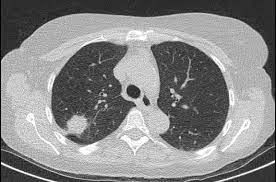
//> input picture Parallelprocessing_GaussianBlurOnCTScan/Parallelprocessing_GaussianBlurOnCTScan/Resources/Image/image.JPG, 276 x 182 px
$ ./Source   (built with g++ and OpenCV 4)
//> lines starting //> are read from the running program, lines starting //| are printed output that depends on the picture
#include <opencv2/imgcodecs/imgcodecs.hpp>
#include <opencv2/highgui.hpp>
#include <opencv2/imgproc.hpp>
#include <opencv2/opencv.hpp>
#include <opencv2/core.hpp>
#include <iostream>
#include <stdlib.h>
#include <stdio.h>
#include <chrono>
#include <omp.h>

//----Multithreading includes----
// The thread library is implemented on top of pthreads in an environment supporting pthreads.
#include <thread>

using namespace cv;
using namespace std;

void displayResult(Mat image) {
    //Define names of the windows
    String window_name = "Lung CT Scan Blurred with various technique";

    // Create windows with above names
    namedWindow(window_name);

    // Show our images inside the created windows.
    imshow(window_name, image);

    waitKey(0); // Wait for any keystroke in the window
    destroyAllWindows(); // Destroy all opened windows
}

Mat sequentialProgram(Mat ori) {
    // Image Ori
    Mat img_ori = ori;

    // Image 1 Bluring
    Mat img1_blurred;
    GaussianBlur(ori, img1_blurred, Size(3, 3), 0);

    // Image 2 Bluring
    Mat img2_blurred;
    GaussianBlur(ori, img2_blurred, Size(7, 7), 0);
    //medianBlur(ori, img2_blurred, 5);

    // Image 3 Bluring
    Mat img3_blurred;
    GaussianBlur(ori, img3_blurred, Size(9, 9), 0);
    //blur(ori, img3_blurred, Size(3, 3), Point(3, 3), BORDER_DEFAULT);

    // Get image size and combine into new image
    Size sz1 = img_ori.size();
    Size sz2 = img1_blurred.size();
    Size sz3 = img2_blurred.size();
    Size sz4 = img3_blurred.size();
    Mat image((sz1.height + sz3.height), (sz1.width + sz2.width), CV_8UC3);
    Mat topleft(image, Rect(0, 0, sz1.width, sz1.height)); // x, y, width, height
    img_ori.copyTo(topleft);
    Mat topright(image, Rect(sz1.width, 0, sz2.width, sz2.height));
    img1_blurred.copyTo(topright);
    Mat bottomleft(image, Rect(0, sz1.height, sz3.width, sz3.height));
    img2_blurred.copyTo(bottomleft);
    Mat botoomright(image, Rect(sz1.width, sz1.height, sz4.width, sz4.height));
    img3_blurred.copyTo(botoomright);

    return image;
}

// [126 lines left out: functions pthreadSubtask1, pthreadSubtask2, pthreadSubtask3, pthreadSubtask4, pthreadProgram, evaluateProgram and 1 more, not called in this run]

int main(int argc, char** argv)
{
    string path = "Resources/Image/image.JPG";

    // Read the image file
    Mat ori = imread(path);
//> ori is the input picture: 182 rows x 276 cols, CV_8UC3; min 0, max 255, mean 135.1
    Mat result;

    // Check for failure
    if (ori.empty())
    {
        cout << "Could not open or find the image." << endl;
        return -1;
    }

    int choice;
    bool exitFlag = false;
    while (exitFlag != true) {
        system("CLS");
        printf("=============================================\n");
        printf("|       Image Bluring Processing Menu       |\n");
        printf("=============================================\n");
        printf("| 1     | Sequencial image bluring program  |\n");
        printf("| 2     | Parallel image bluring program    |\n");
        printf("| 3     | Evaluate both program             |\n");
        printf("| Else. | Exit the program                  |\n");
        printf("=============================================\n");

        cout << "I wish to...(Input your choice)" << endl;
        cin >> choice;
//> the answer given: 1

        if (choice == 1) {
            result = sequentialProgram(ori);
//> in sequentialProgram, `GaussianBlur(ori, img1_blurred, Size(3, 3), 0);`:
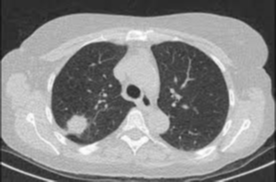
//> img1_blurred: 182 rows x 276 cols, CV_8UC3; min 22, max 254, mean 135.3
//> in sequentialProgram, `GaussianBlur(ori, img2_blurred, Size(7, 7), 0);`:
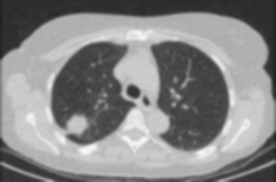
//> img2_blurred: 182 rows x 276 cols, CV_8UC3; min 33, max 249, mean 135.3
//> in sequentialProgram, `img_ori.copyTo(topleft);`:
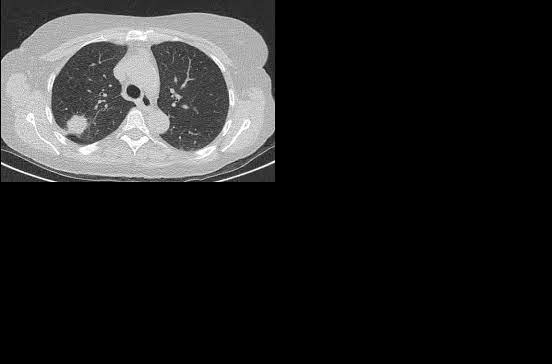
//> image: 364 rows x 552 cols, CV_8UC3; min 0, max 255, mean 33.8
//> in sequentialProgram, `Mat topright(image, Rect(sz1.width, 0, sz2.width, sz2.height));`: topright: 182 rows x 276 cols, CV_8UC3; every value is 0
//> in sequentialProgram, `img1_blurred.copyTo(topright);`:
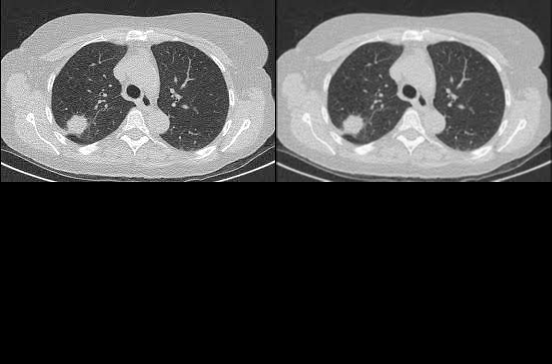
//> image: 364 rows x 552 cols, CV_8UC3; min 0, max 255, mean 67.6
//> in sequentialProgram, `img2_blurred.copyTo(bottomleft);`:
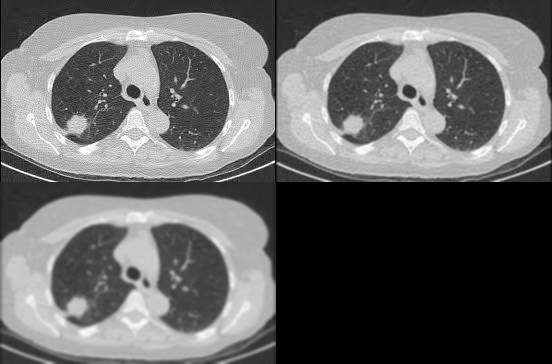
//> image: 364 rows x 552 cols, CV_8UC3; min 0, max 255, mean 101.4
//> in sequentialProgram, `img3_blurred.copyTo(botoomright);`:
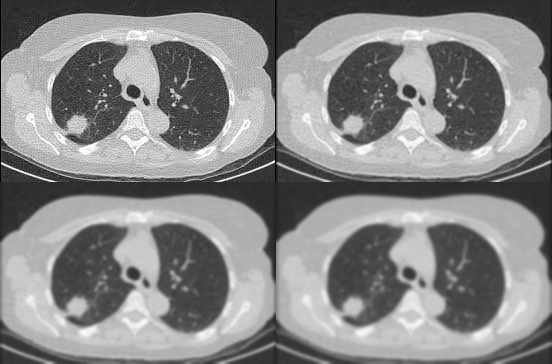
//> image: 364 rows x 552 cols, CV_8UC3; min 0, max 255, mean 135.2
            displayResult(result);
        }
        else if (choice == 2) {
            parallelMenu(ori);
        }
        else if (choice == 3) {
            evaluateProgram(ori);
        }
        else {
            exitFlag = true;
            cout << "Preparing to exit..." << endl;
            this_thread::sleep_for(chrono::milliseconds(2000));
            break;
        }
    }

    return 0;
}
